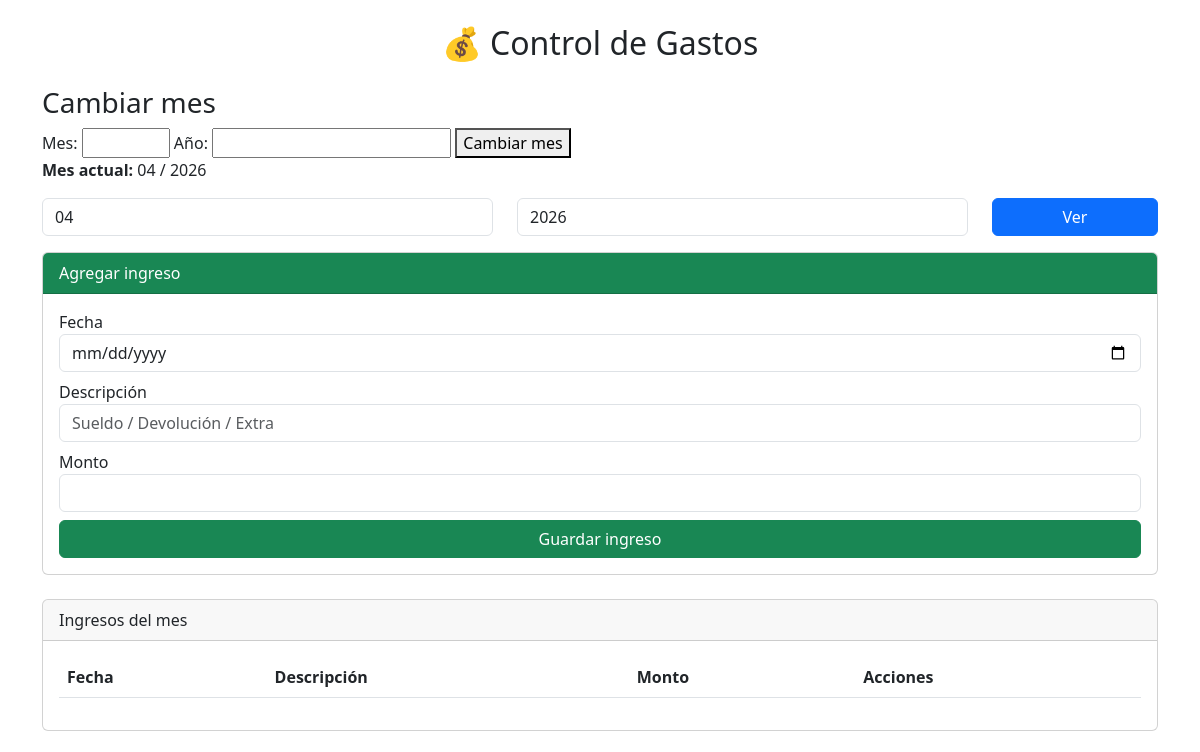
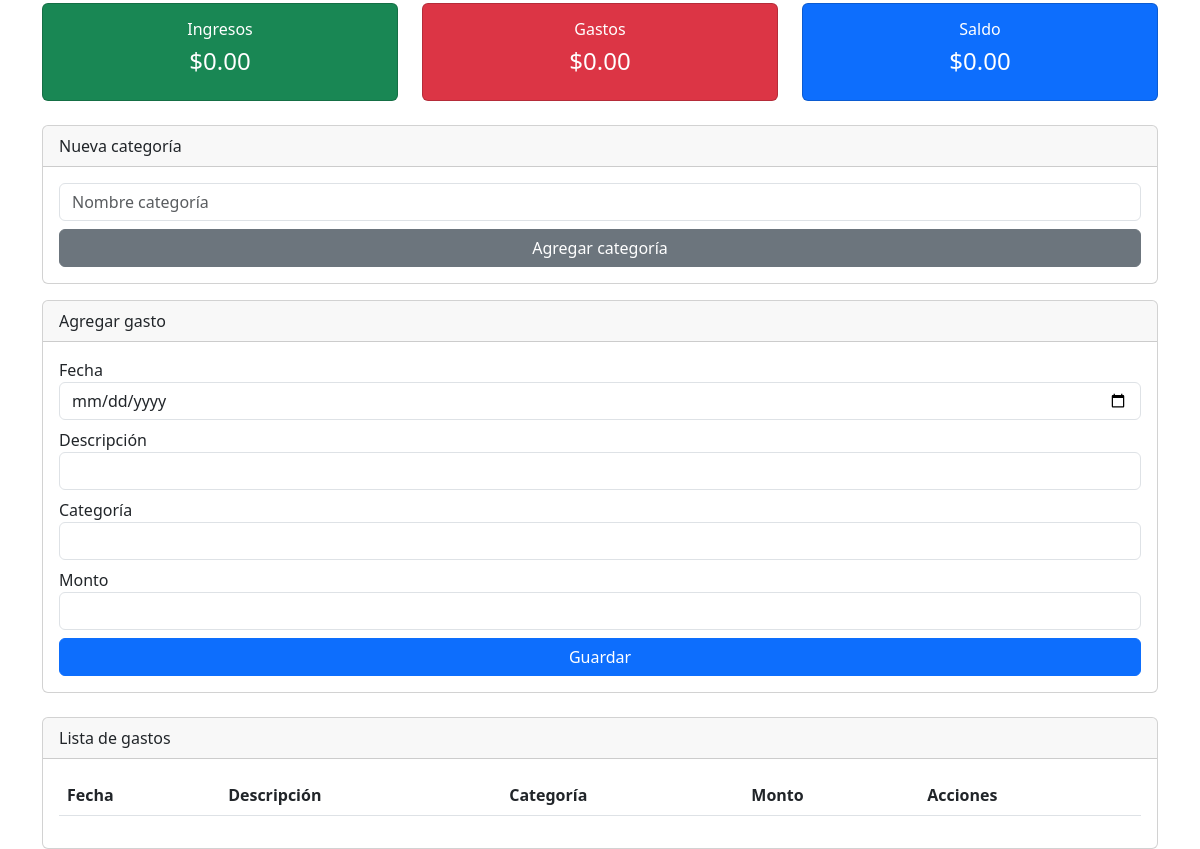
Before: / with the older database file (2 pictures, top to bottom).
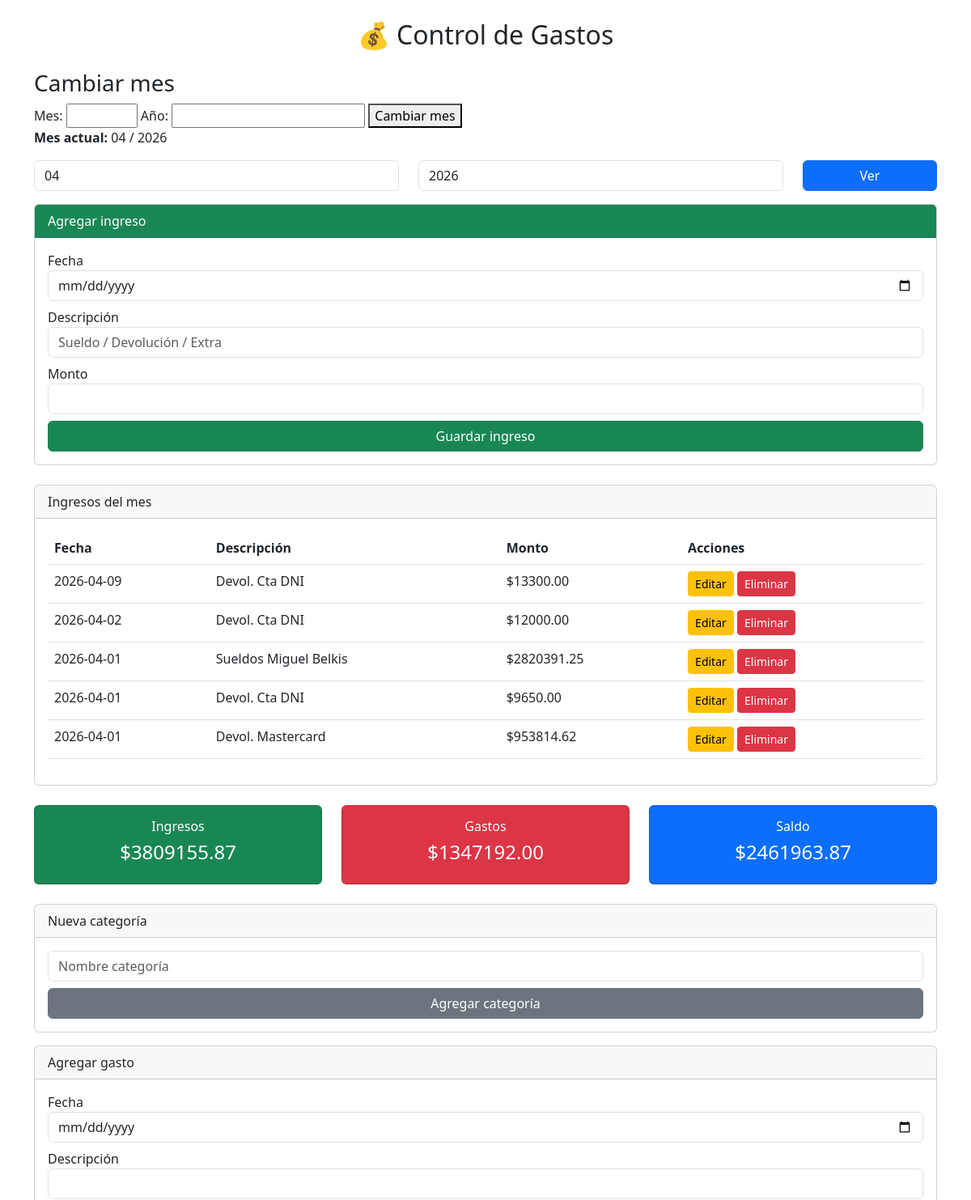
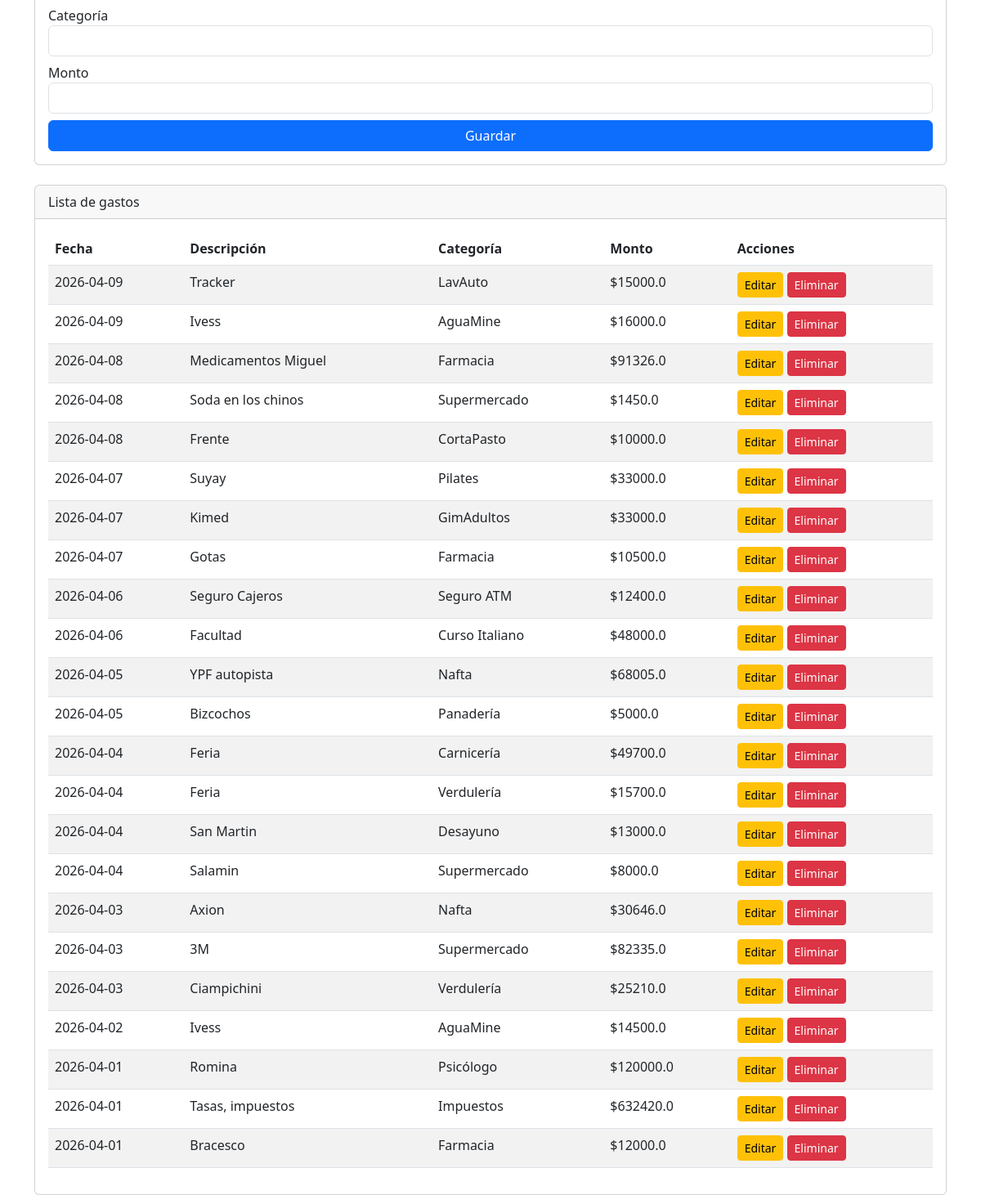
After: the same page with the newer database file (2 pictures, top to bottom).
### tables this page shows
CREATE TABLE ingresos(
            id INTEGER PRIMARY KEY AUTOINCREMENT,
            fecha TEXT,
            descripcion TEXT,
            monto REAL
        );

CREATE TABLE gastos (
        id INTEGER PRIMARY KEY AUTOINCREMENT,
        fecha TEXT,
        descripcion TEXT,
        categoria TEXT,
        monto REAL
    );

### app.py (the view)
@app.route("/")
def index():
    mes = request.args.get("mes")
    anio = request.args.get("anio")
    if not mes:
        from datetime import datetime
        hoy = datetime.now()
        mes = hoy.strftime("%m")
        anio = hoy.strftime("%Y")
    conn = conectar()
    cursor = conn.cursor()
    cursor.execute("""
        SELECT id, fecha, descripcion, monto
        FROM ingresos
        WHERE strftime('%m', fecha) = ?
        AND strftime('%Y', fecha) = ?
        ORDER BY fecha DESC
    """, (mes, anio))
    ingresos = cursor.fetchall()
    cursor.execute("""
        SELECT SUM(monto) FROM ingresos
        WHERE strftime('%m', fecha) = ?
        AND strftime('%Y', fecha) = ?
    """, (mes, anio))
    total_ingresos = cursor.fetchone()[0] or 0
    cursor.execute("""
        SELECT SUM(monto) FROM gastos
        WHERE strftime('%m', fecha) = ?
        AND strftime('%Y', fecha) = ?
    """, (mes, anio))
    total_gastos = cursor.fetchone()[0] or 0
    cursor.execute("""
        SELECT id, fecha, descripcion, categoria, monto
        FROM gastos
        WHERE strftime('%m', fecha) = ?
        AND strftime('%Y', fecha) = ?
        ORDER BY fecha DESC
    """, (mes, anio))
    gastos = cursor.fetchall()
    cursor.execute("SELECT nombre FROM categorias ORDER BY nombre")
    categorias = [fila[0] for fila in cursor.fetchall()]
    conn.close()
    return render_template("index.html",
        gastos=gastos,
        ingresos=ingresos,
        categorias=categorias,
        total_ingresos=total_ingresos,
        total_gastos=total_gastos,
        mes=mes,
        anio=anio
    )

### app.py (called while the page is built)
def conectar():
    conn = sqlite3.connect("gastos.db", timeout=10)
    conn.execute("PRAGMA journal_mode=WAL;")
    return conn

### templates/index.html (shortened to what this page needs)
<!DOCTYPE html>
<html>
<head>
    <link href="https://cdn.jsdelivr.net/npm/bootstrap@5.3.0/dist/css/bootstrap.min.css" rel="stylesheet">
</head>
<body>
<div class="container mt-4">
    <h2 class="text-center mb-4">💰 Control de Gastos</h2>
    <h3>Cambiar mes</h3>
        <form action="/cambiar_mes" method="POST" onsubmit="return confirmarCambio()">
            <label>Mes:</label>
            <input type="number" name="mes" min="1" max="12" required>
            <label>Año:</label>
            <input type="number" name="anio" required>
            <button type="submit">Cambiar mes</button>
        </form>
        <p><strong>Mes actual:</strong> {{ mes }} / {{ anio }}</p>
    <form method="get" class="row mb-3">
        <div class="col-5">
            <input type="number" name="mes" value="{{ mes }}" class="form-control" placeholder="Mes (01-12)">
        </div>
        <div class="col-5">
            <input type="number" name="anio" value="{{ anio }}" class="form-control" placeholder="Año">
        </div>
        <div class="col-2">
            <button class="btn btn-primary w-100">Ver</button>
        </div>
    </form>
    <div class="card mb-4">
        <div class="card-header bg-success text-white">Agregar ingreso</div>
        <div class="card-body">
            <form action="/agregar_ingreso" method="post">
                <div class="mb-2">
                    <label>Fecha</label>
                    <input type="date" name="fecha" class="form-control">
                </div>
                <div class="mb-2">
                    <label>Descripción</label>
                    <input type="text" name="descripcion" class="form-control" placeholder="Sueldo / Devolución / Extra">
                </div>
                <div class="mb-2">
                    <label>Monto</label>
                    <input type="number" step="0.01" name="monto" class="form-control">
                </div>
                <button type="submit" class="btn btn-success w-100">Guardar ingreso</button>
            </form>
        </div>
    </div>
    <div class="card mb-4">
        <div class="card-header">Ingresos del mes</div>
        <div class="card-body">
            <table class="table">
                <tr>
                    <th>Fecha</th>
                    <th>Descripción</th>
                    <th>Monto</th>
                    <th>Acciones</th>
                </tr>
                {% for ing in ingresos %}
                <tr>
                    <td>{{ ing[1] }}</td>
                    <td>{{ ing[2] }}</td>
                    <td>${{ "%.2f"|format(ing[3]) }}</td>
                    <td>
                        <a href="/editar_ingreso/{{ ing[0] }}" class="btn btn-warning btn-sm">Editar</a>
                        <a href="/eliminar_ingreso/{{ ing[0] }}" class="btn btn-danger btn-sm">Eliminar</a>
                    </td>
                </tr>
                {% endfor %}
            </table>
        </div>
    </div>
    <div class="row text-center mb-4">
        <div class="col-4">
            <div class="card bg-success text-white">
                <div class="card-body">
                    <h6>Ingresos</h6>
                    <h4>${{ "%.2f"|format(total_ingresos) }}</h4>
                </div>
            </div>
        </div>
        <div class="col-4">
            <div class="card bg-danger text-white">
                <div class="card-body">
                    <h6>Gastos</h6>
                    <h4>${{ "%.2f"|format(total_gastos) }}</h4>
                </div>
            </div>
        </div>
        <div class="col-4">
            <div class="card bg-primary text-white">
                <div class="card-body">
                    <h6>Saldo</h6>
                    <h4>${{ "%.2f"|format(total_ingresos - total_gastos) }}</h4>
                </div>
            </div>
        </div>
    </div>
    <div class="card mb-3">
        <div class="card-header">Nueva categoría</div>
            <div class="card-body">
                <form action="/agregar_categoria" method="post">
                    <input type="text" name="nombre" class="form-control mb-2" placeholder="Nombre categoría">
                    <button type="submit" class="btn btn-secondary w-100">Agregar categoría</button>
                </form>
            </div>
    </div>
    <div class="card mb-4">
        <div class="card-header">Agregar gasto</div>
        <div class="card-body">
            <form action="/agregar" method="post">
                <div class="mb-2">
                    <label>Fecha</label>
                    <input type="date" name="fecha" class="form-control">
                </div>
                <div class="mb-2">
                    <label>Descripción</label>
                    <input type="text" name="descripcion" class="form-control">
                </div>
                <div class="mb-2">
                    <label>Categoría</label>
                    <select name="categoria" class="form-control">
                        {% for cat in categorias %}
                        <option value="{{ cat }}">{{ cat }}</option>
                        {% endfor %}
                    </select>
                </div>
                <div class="mb-2">
                    <label>Monto</label>
                    <input type="number" step="0.01" name="monto" class="form-control">
                </div>
                <button type="submit" class="btn btn-primary w-100">Guardar</button>
            </form>
        </div>
    </div>
    <div class="card">
        <div class="card-header">Lista de gastos</div>
        <div class="card-body">
            <table class="table table-striped">
                <thead>
                    <tr>
                        <th>Fecha</th>
                        <th>Descripción</th>
                        <th>Categoría</th>
                        <th>Monto</th>
                        <th>Acciones</th>
                    </tr>
                </thead>
                <tbody>
                    {% for gasto in gastos %}
                    <tr>
                        <td>{{ gasto[1] }}</td>
                        <td>{{ gasto[2] }}</td>
                        <td>{{ gasto[3] }}</td>
                        <td>${{ gasto[4] }}</td>
                        <td>
                            <a href="/editar_gasto/{{ gasto[0] }}" class="btn btn-warning btn-sm">Editar</a>
                            <a href="/eliminar/{{ gasto[0] }}" class="btn btn-danger btn-sm">Eliminar</a>
                        </td>
                    </tr>
                    {% endfor %}
                </tbody>
            </table>
        </div>
    </div>
</div>
</body>
</html>

Changed rows visible on the page:
added ingresos: fecha "2026-04-09", descripcion "Devol. Cta DNI", monto "13300.00"
added ingresos: fecha "2026-04-02", descripcion "Devol. Cta DNI", monto "12000.00"
added ingresos: fecha "2026-04-01", descripcion "Sueldos Miguel Belkis", monto "2820391.25"
added ingresos: fecha "2026-04-01", descripcion "Devol. Cta DNI", monto "9650.00"
added ingresos: fecha "2026-04-01", descripcion "Devol. Mastercard", monto "953814.62"
added gastos: fecha "2026-04-09", descripcion "Tracker", categoria "LavAuto", monto "15000.0"
added gastos: fecha "2026-04-09", descripcion "Ivess", categoria "AguaMine", monto "16000.0"
added gastos: fecha "2026-04-08", descripcion "Medicamentos Miguel", categoria "Farmacia", monto "91326.0"
added gastos: fecha "2026-04-08", descripcion "Soda en los chinos", categoria "Supermercado", monto "1450.0"
added gastos: fecha "2026-04-08", descripcion "Frente", categoria "CortaPasto", monto "10000.0"
added gastos: fecha "2026-04-07", descripcion "Suyay", categoria "Pilates", monto "33000.0"
added gastos: fecha "2026-04-07", descripcion "Kimed", categoria "GimAdultos", monto "33000.0"
added gastos: fecha "2026-04-07", descripcion "Gotas", categoria "Farmacia", monto "10500.0"
added gastos: fecha "2026-04-06", descripcion "Seguro Cajeros", categoria "Seguro ATM", monto "12400.0"
added gastos: fecha "2026-04-06", descripcion "Facultad", categoria "Curso Italiano", monto "48000.0"
added gastos: fecha "2026-04-05", descripcion "YPF autopista", categoria "Nafta", monto "68005.0"
added gastos: fecha "2026-04-05", descripcion "Bizcochos", categoria "Panadería", monto "5000.0"
added gastos: fecha "2026-04-04", descripcion "Feria", categoria "Carnicería", monto "49700.0"
added gastos: fecha "2026-04-04", descripcion "Feria", categoria "Verdulería", monto "15700.0"
added gastos: fecha "2026-04-04", descripcion "San Martin", categoria "Desayuno", monto "13000.0"
added gastos: fecha "2026-04-04", descripcion "Salamin", categoria "Supermercado", monto "8000.0"
added gastos: fecha "2026-04-03", descripcion "Axion", categoria "Nafta", monto "30646.0"
added gastos: fecha "2026-04-03", descripcion "3M", categoria "Supermercado", monto "82335.0"
added gastos: fecha "2026-04-03", descripcion "Ciampichini", categoria "Verdulería", monto "25210.0"
added gastos: fecha "2026-04-02", descripcion "Ivess", categoria "AguaMine", monto "14500.0"
added gastos: fecha "2026-04-01", descripcion "Romina", categoria "Psicólogo", monto "120000.0"
added gastos: fecha "2026-04-01", descripcion "Tasas, impuestos", categoria "Impuestos", monto "632420.0"
added gastos: fecha "2026-04-01", descripcion "Bracesco", categoria "Farmacia", monto "12000.0"
Other visible differences:
{{ "%.2f"|format(total_ingresos) }}: "0.00" → "3809155.87"
{{ "%.2f"|format(total_gastos) }}: "0.00" → "1347192.00"
{{ "%.2f"|format(total_ingresos - total_gastos) }}: "0.00" → "2461963.87"
